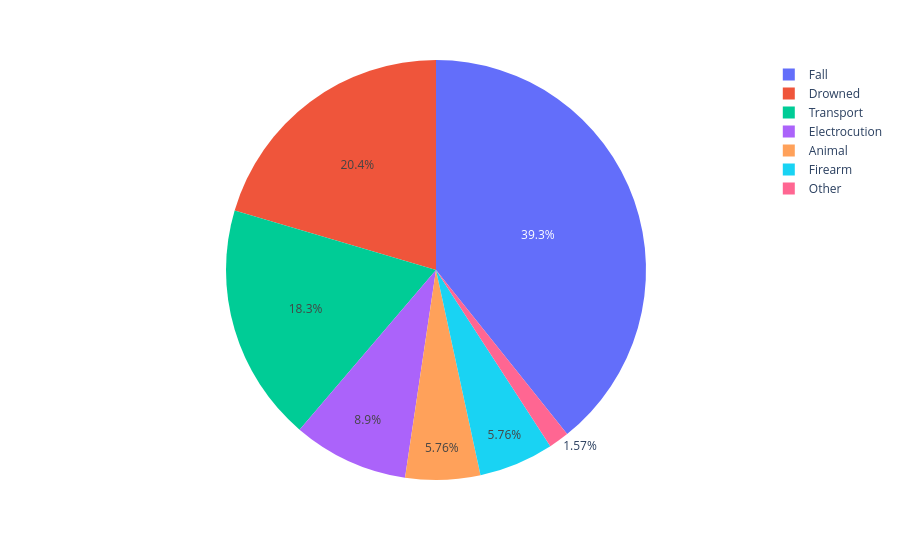

Notebook source saved alongside this figure:
### Code cell
px.pie(df2,names='Type',values='count')

### Figure 1 — Plotly figure (JSON) as saved in the notebook; plotly's stock layout.template omitted (floating-point values rounded to 4 significant figures)
{"data": [{"domain": {"x": [0, 1], "y": [0, 1]}, "hovertemplate": "Type=%{label}<br>count=%{value}<extra></extra>", "labels": ["Animal", "Drowned", "Electrocution", "Fall", "Firearm", "Other", "Transport"], "legendgroup": "", "name": "", "showlegend": true, "type": "pie", "values": [11, 39, 17, 75, 11, 3, 35]}], "layout": {"legend": {"tracegroupgap": 0}, "margin": {"t": 60}}}
